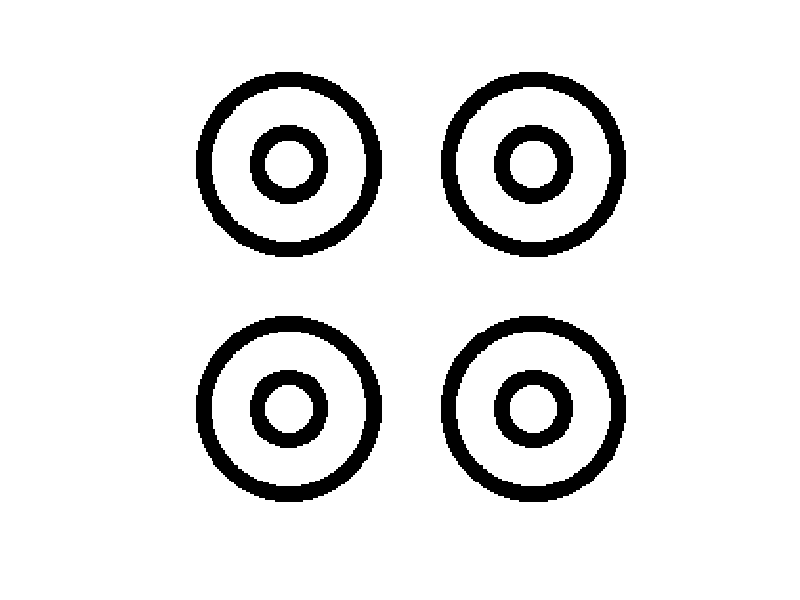

This figure's MATLAB source:
matC(1:256, 1:256) = uint8(255);
radius = 40;

for r = radius+1:0.01:radius+8;
    for ang = 0:0.01:2*pi
        rin = r-28;
        x = round(rin*cos(ang)+127);
        y = round(rin*sin(ang)+127);
        matC(x,y) = 1;
        x = round(r*cos(ang)+127);
        y = round(r*sin(ang)+127);
        matC(x,y) = 1;
    end
end

for i = 1:size(matC,1)/2
    for j = 1:size(matC,2)/2
        ansC(i,j) = matC(i+64,j+64);
        ansC(i+128,j+128) = ansC(i,j);
        ansC(i,j+128) = ansC(i,j);
        ansC(i+128,j) = ansC(i,j);
    end
end

imshow(ansC);